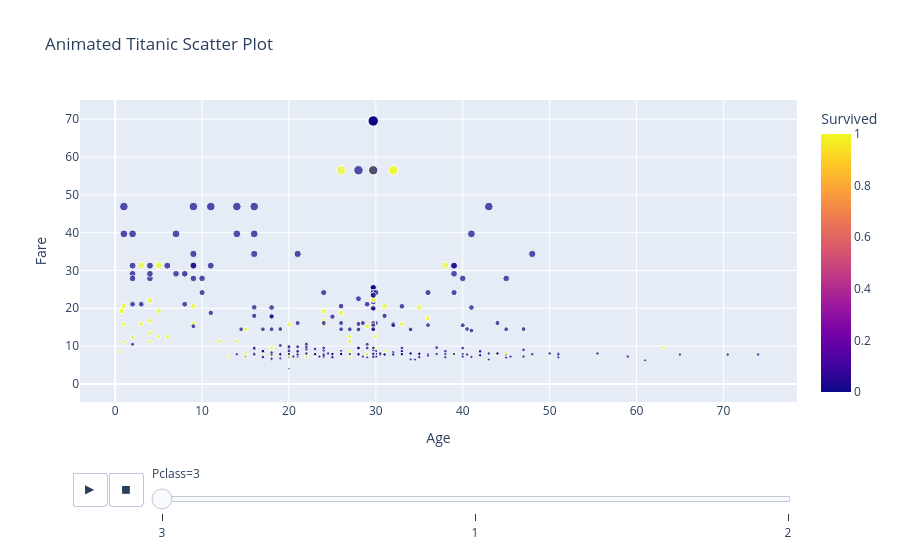

Source (notebook cell):
### Code cell
fig = px.scatter(
    df,
    x="Age",
    y="Fare",
    animation_frame="Pclass",
    color="Survived",
    size="Fare",
    title="Animated Titanic Scatter Plot"
)

fig.show()

### Figure 1 — Plotly figure (JSON) as saved in the notebook; plotly's stock layout.template omitted (floating-point values rounded to 4 significant figures; data arrays with more than 128 entries replaced by an {"elided": "..."} marker saying what was removed)
{"data": [{"hovertemplate": "Pclass=3<br>Age=%{x}<br>Fare=%{marker.size}<br>Survived=%{marker.color}<extra></extra>", "legendgroup": "", "marker": {"color": {"elided": "491 int values"}, "coloraxis": "coloraxis", "size": {"elided": "491 float values"}, "sizemode": "area", "sizeref": 1.281, "symbol": "circle"}, "mode": "markers", "name": "", "orientation": "v", "showlegend": false, "type": "scatter", "x": {"elided": "491 float values"}, "xaxis": "x", "y": {"elided": "491 float values"}, "yaxis": "y"}], "layout": {"coloraxis": {"colorbar": {"title": {"text": "Survived"}}, "colorscale": [[0, "#0d0887"], [0.1111, "#46039f"], [0.2222, "#7201a8"], [0.3333, "#9c179e"], [0.4444, "#bd3786"], [0.5556, "#d8576b"], [0.6667, "#ed7953"], [0.7778, "#fb9f3a"], [0.8889, "#fdca26"], [1, "#f0f921"]]}, "legend": {"itemsizing": "constant", "tracegroupgap": 0}, "sliders": [{"active": 0, "currentvalue": {"prefix": "Pclass="}, "len": 0.9, "pad": {"b": 10, "t": 60}, "steps": [{"args": [["3"], {"frame": {"duration": 0, "redraw": false}, "fromcurrent": true, "mode": "immediate", "transition": {"duration": 0, "easing": "linear"}}], "label": "3", "method": "animate"}, {"args": [["1"], {"frame": {"duration": 0, "redraw": false}, "fromcurrent": true, "mode": "immediate", "transition": {"duration": 0, "easing": "linear"}}], "label": "1", "method": "animate"}, {"args": [["2"], {"frame": {"duration": 0, "redraw": false}, "fromcurrent": true, "mode": "immediate", "transition": {"duration": 0, "easing": "linear"}}], "label": "2", "method": "animate"}], "x": 0.1, "xanchor": "left", "y": 0, "yanchor": "top"}], "title": {"text": "Animated Titanic Scatter Plot"}, "updatemenus": [{"buttons": [{"args": [null, {"frame": {"duration": 500, "redraw": false}, "fromcurrent": true, "mode": "immediate", "transition": {"duration": 500, "easing": "linear"}}], "label": "&#9654;", "method": "animate"}, {"args": [[null], {"frame": {"duration": 0, "redraw": false}, "fromcurrent": true, "mode": "immediate", "transition": {"duration": 0, "easing": "linear"}}], "label": "&#9724;", "method": "animate"}], "direction": "left", "pad": {"r": 10, "t": 70}, "showactive": false, "type": "buttons", "x": 0.1, "xanchor": "right", "y": 0, "yanchor": "top"}], "xaxis": {"anchor": "y", "domain": [0, 1], "title": {"text": "Age"}}, "yaxis": {"anchor": "x", "domain": [0, 1], "title": {"text": "Fare"}}}}
